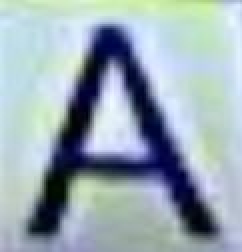
%> input picture OCR/test_img/a/1.jpg, 121 x 126 px (shown 2 times larger)
$ octave OCR.m   (GNU Octave 9; MATLAB toolbox functions it lacks are replaced by stand-ins)
%> lines starting %> are read from the running program, lines starting %| are printed output that depends on the picture; in (x1, y1, x2, y2) boxes, pixels count from 0 and x2, y2 are one past the last pixel; in counts of white or black regions, pixels touching at a corner belong together; the program's own positions count from 1
### OCR/clip.m
% clip letters, if no areas, return []
function img_out=clip(img_in)
[f, c]=find(img_in);
if isempty(f) || isempty(c)
    img_out = [];
else
    img_out=img_in(min(f):max(f),min(c):max(c));%Crops image
end

### OCR/read_letter.m
function [letter, confidence] = read_letter(imagn,num_letras)
% Computes the correlation between template and input image
% and its output is a string containing the letter.
% Size of 'imagn' must be 42 x 24 pixels.  aka. the same size as template

global templates
comp=zeros(num_letras,1);
for n=1:num_letras
    sem=corr2(templates{1,n},imagn);
    comp(n)=sem;
end
vd=find(comp==max(comp)); % index of max confidence
confidence = comp(vd);  % calculate confidence
%*-*-*-*-*-*-*-*-*-*-*-*-*-
if vd==1
    letter='A';
elseif vd==2
    letter='B';
else
    letter='C';
end

### OCR/OCR.m
% OCR (Optical Character Recognition) for Voting system
% Author: zhang xuewu
% e-mail: zhangxuewu@pku.edu.cn
warning('off','verbose');
clc, close all, clear all
% Read image
imagen=imread('test_img/A/1.jpg');
%> imagen is the input picture: size 126x121x3 uint8; mean R, G, B 153.7, 170, 179.5
% Show image
imshow(imagen);
% Convert to gray scale
if size(imagen,3)==3 %RGB image
    imagen=rgb2gray(imagen);
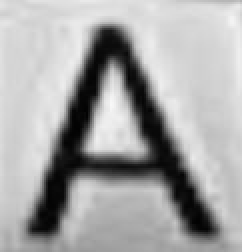
%> imagen: size 126x121 uint8 (shown 2 times larger); min 2, max 248, mean 166.2
end
% Convert to BW. Using automtic threshold
threshold = graythresh(imagen);
%> threshold = 0.478
imagen =~im2bw(imagen,threshold);
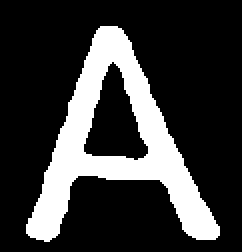
%> imagen: size 126x121 logical (shown 2 times larger); 22.2% white; 1 white region, box (x1, y1, x2, y2) and area: (13, 13, 110, 121) 3387
% Remove all object containing fewer than 30 pixels
imagen = bwareaopen(imagen,30);
%Storage matrix word  and score from image
word=[ ];
score = [];
re=imagen;
%Opens text.txt as file for write
fid = fopen('result.txt', 'wt');
% Load templates
global templates
load templates
% Compute the number of letters in template file
num_letras=size(templates,2);
%%
imgn = clip(re);
%> in clip, `[f, c]=find(img_in);`: f = 3387 values from 14 to 121; c = 3387 values from 14 to 110
%> in clip, `img_out=img_in(min(f):max(f),min(c):max(c));`:
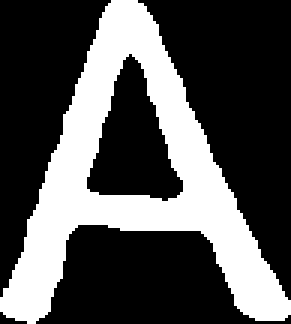
%> img_out: size 108x97 logical (shown 3 times larger); 32.3% white; 1 white region, box (x1, y1, x2, y2) and area: (0, 0, 97, 108) 3387
if isempty(imgn)
    fprintf(fid,'%s  %f\n','other', -1);% write result to text file, the final result
else
    [L, Ne] = bwlabel(imgn);
%> Ne = 1
    for n=1:Ne
        [r,c] = find(L==n);
        % Extract letter
        n1=imgn(min(r):max(r),min(c):max(c));
        % Resize letter (same size of template)
        img_r=imresize(n1,[42 24]);
        %Uncomment line below to see letters one by one
         %imshow(img_r);pause(0.5)
        %-------------------------------------------------------------------
        % Call function to convert image to text
        [letter, confidence] = read_letter(img_r,num_letras);
        % Letter concatenation
        word=[word letter];
        score = [score confidence];
    end
%> this loop made 1 pass
%> (vd in read_letter, confidence, letter, word, score) on pass 1: (1, 0.581, 'A', 'A', 0.581)
%> pass 1, `img_r=imresize(n1,[42 24]);`:
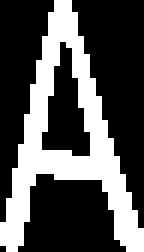
%> img_r: size 42x24 logical (shown 6 times larger); 32.4% white; 1 white region, box (x1, y1, x2, y2) and area: (0, 0, 24, 42) 327
    ind = find(score == max(score));  % this can hanle kuangkuang
%> ind = 1
     if (max(score) < 0.1)   % set up threshold, ****************************** set here*******************
        fprintf(fid,'%s  %f\n','other', -1);% write result to text file, the final result
     else
        fprintf(fid,'%s  %f\n',word(ind), score(ind));% write result to text file, the final result
     end
    % Clear 'word' variable
    word=[ ];
end
fclose(fid);
%Open 'text.txt' file
winopen('result.txt')
clear all
